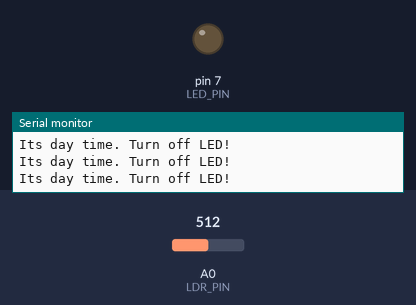
Bench run of a sketch on a simulated Arduino Uno, built with avr-gcc and run on an emulated ATmega328P. On the bench: output pins drawn as LEDs (lit = HIGH), the last lines printed to the serial monitor. Inputs (shaded band) come from the test bench; at power-on: A0 (LDR_PIN) = 512.

Above: at 1.2 s.
1.3 s: A0 (LDR_PIN) set to 32
2.8 s: A0 (LDR_PIN) set to 27
At 3.8 s:
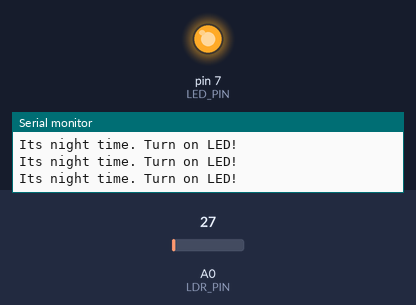
4.3 s: A0 (LDR_PIN) set to 122
At 5.1 s:
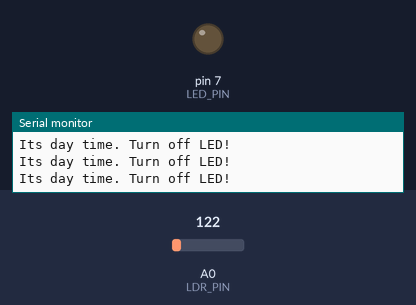
5.9 s: A0 (LDR_PIN) set to 20
At 6.4 s:
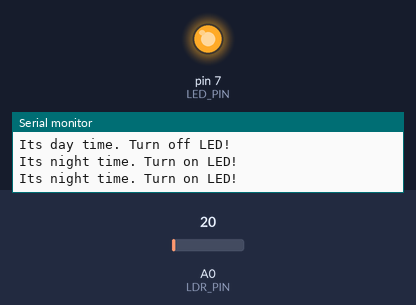
Timing chart, 0 to 8.5 s (numbered marks = the images above; inputs shaded):
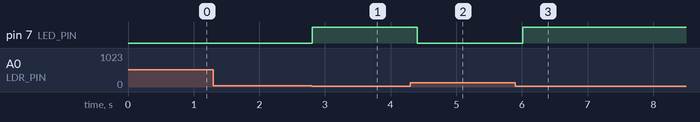

Measured:
- the behaviour switches between 31 and 30 on A0 (LDR_PIN) (found by bisection; images 0 and 1)
- after the input at 2.8 s, pin 7 (LED_PIN): LOW → HIGH at once
- after the input at 4.3 s, pin 7 (LED_PIN): HIGH → LOW after 0.11 s
- after the input at 5.9 s, pin 7 (LED_PIN): LOW → HIGH after 0.11 s

The sketch:

4ldr.ino
```cpp
#define LED_PIN 7
#define LDR_PIN A0

void setup()
{
    pinMode(LED_PIN, OUTPUT);
    pinMode(LDR_PIN, INPUT);
    Serial.begin(9600);
}


void loop()
{
    int val=analogRead(LDR_PIN);
    if(val<=30)
    {
        digitalWrite(LED_PIN,HIGH);
        Serial.println("Its night time. Turn on LED!");
    }
    else
    {
        digitalWrite(LED_PIN,LOW);
        Serial.println("Its day time. Turn off LED!");
    }
    delay(200);
}
```
